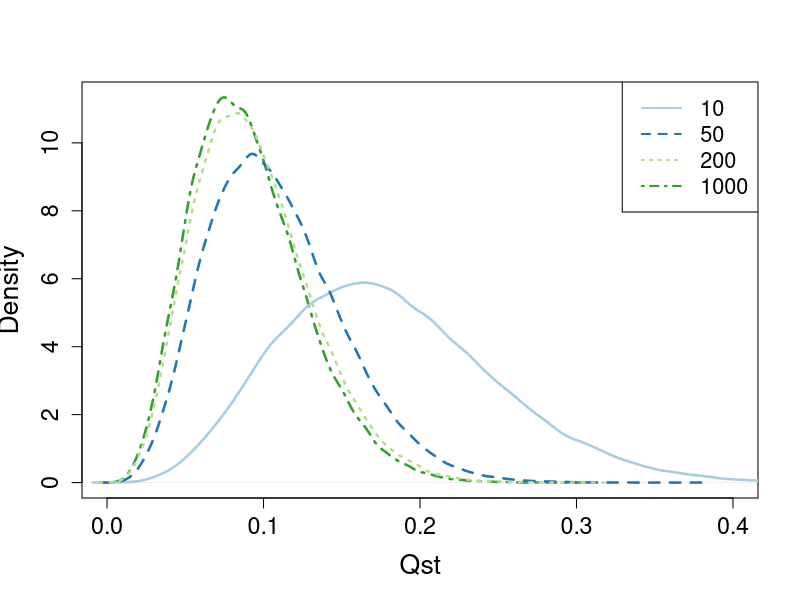

The R source for this figure: (Note: this script raises an error after producing the figure.)
## FUNCTION TO SAMPLE A QST VALUE FROM ITS DISTRIBUTION
## n is a vector of sample sizes and tau is a matrix of expected coal times
sqst <- function(n, tau, m=1){
    k <- length(n)
    sigma <- c()
    s1 <- 0; s2 <- 0; s3 <- 0
    for (ii in 1:k) {
        sigma[ii] <- ( 2 / sum(n) ) * ( (n %*% tau[ii,]) - tau[ii,ii] )
        s1 <- ( 2 / sum(n) ) * ( (n %*% tau[ii,]) - tau[ii,ii] )
        sigma[ii] <- sigma[ii] - tau[ii,ii] * (n[ii] - 1)/n[ii]
        s2 <- tau[ii,ii] * (n[ii] - 1)/n[ii]
        tmp <- 0
        for (jj in 1:k) {
            tmp <- tmp + n[jj] * ( (n %*% tau[jj,]) - tau[jj,jj] )
        }
        s3 <- ( 1 / sum(n)^2 ) * tmp
        sigma[ii] <- sigma[ii] - ( 1 / sum(n)^2 ) * tmp
    }
    result <- list()
    result$V.between <- c(0)
    result$V.within <- c(0)
    result$Qst <- c(0)
    for (mm in 1:m) {
        if (mm %% 100 == 0){
            print( mm)
        }
        V.between <- 0
        for (ii in 1:k) {
            V.between <- V.between + sigma[ii]*rchisq(1,1)#*n[ii]
        }
        V.between <- V.between / (k-1)
        V.within <- 0
        for (ii in 1:k) {
            V.within <- V.within + (n[ii] - 1)/n[ii] * tau[ii,ii] * rchisq(1,df=n[ii]-1)
            ## for (jj in 1:n[ii]) {
            ##     V.within <- V.within + (n[ii] - 1)/n[ii] * tau[ii,ii] * rchisq(1,1)
            ## }
        }
        V.within <- V.within / ( sum(n) - k )
        result$V.between[mm] <- V.between
        result$V.within[mm] <- V.within
        
        result$Qst[mm] <- V.between / (V.within + V.between) 
    }
    return( result )
}

test.matrix <- function(within, between, n=10){
    result <- matrix(data=0, nrow=n, ncol=n)
    for (ii in 1:n) {
        for (jj in 1:n) {
            if (ii == jj) {
                result[ii,jj] <- within
            } else{
                result[ii,jj] <- between
            }
        }
    }
    return( result )
}

ring.matrix <- function(N, m, d){
    result <- matrix(data=0, nrow=d, ncol=d)
    for (ii in 1:d) {
        for (jj in 1:d) {
            b <- abs(ii - jj)
            result[ii,jj] <- 2*N*d + (d - b) * b/(2 * m)
        }
    }
    return(result)
}

doop <- c()
for (i in 1:5000) {
    doop[i] <- sqst( n=rep(20,20), test.matrix(within=1, between=1.3, n=20 ))
}    

my.mat <- ring.matrix(100, 0.05, 10)
my.mat <- test.matrix(1.0, 1.1, 10)
Nreps <- 100000
poop.10 <- sqst( n=rep(10,10), my.mat, m=Nreps)
poop.20 <- sqst( n=rep(20,10), my.mat, m=Nreps)
poop.50 <- sqst( n=rep(50,10), my.mat, m=Nreps)
poop.100 <- sqst( n=rep(100,10), my.mat, m=Nreps)
poop.200 <- sqst( n=rep(200,10), my.mat, m=Nreps)
poop.300 <- sqst( n=rep(300,10), my.mat, m=Nreps)
poop.1000 <- sqst( n=rep(1000,10), my.mat, m=Nreps)

colors <- c("#a6cee3", "#1f78b4", "#b2df8a", "#33a02c")

pdf("Qst_test.pdf")
plot(density(poop.1000$Qst), main="", xlab="Qst", lty=4, col=colors[4], lwd=2.5, xlim=c(0,.4), cex.lab=1.6, cex.axis=1.4)
lines(density(poop.10$Qst), lty=1, col=colors[1], lwd=2.5)
#lines(density(poop.20$Qst))
lines(density(poop.50$Qst), lty=2, col=colors[2], lwd=2.5)
#lines(density(poop.100$Qst))
lines(density(poop.200$Qst), lty=3, col=colors[3], lwd=2.5)
legend("topright", legend=c(10,50,200,1000), cex=1.3, col=colors, lty=1:4, lwd=rep(2,4))
dev.off()
#lines(density(poop.300$Qst))
abline(v=(1.1-1)/1.1)
abline(v=mean(poop.1000$Qst))

plot(density(poop.1000$V.between))
lines(density(poop.10$V.between), lty=2, col=colors[1], lwd=2.5)
#lines(density(poop.20$V.between))
lines(density(poop.50$V.between), lty=3, col=colors[2], lwd=2.5)
#lines(density(poop.100$V.between))
lines(density(poop.200$V.between), lty=4, col=colors[3], lwd=2.5)


plot(density(poop.10$V.within))
lines(density(poop.1000$V.within), lty=2, col=colors[1], lwd=2.5)
#lines(density(poop.20$V.within))
lines(density(poop.50$V.within), lty=3, col=colors[2], lwd=2.5)
#lines(density(poop.100$V.within))
lines(density(poop.200$V.within), lty=4, col=colors[3], lwd=2.5)
